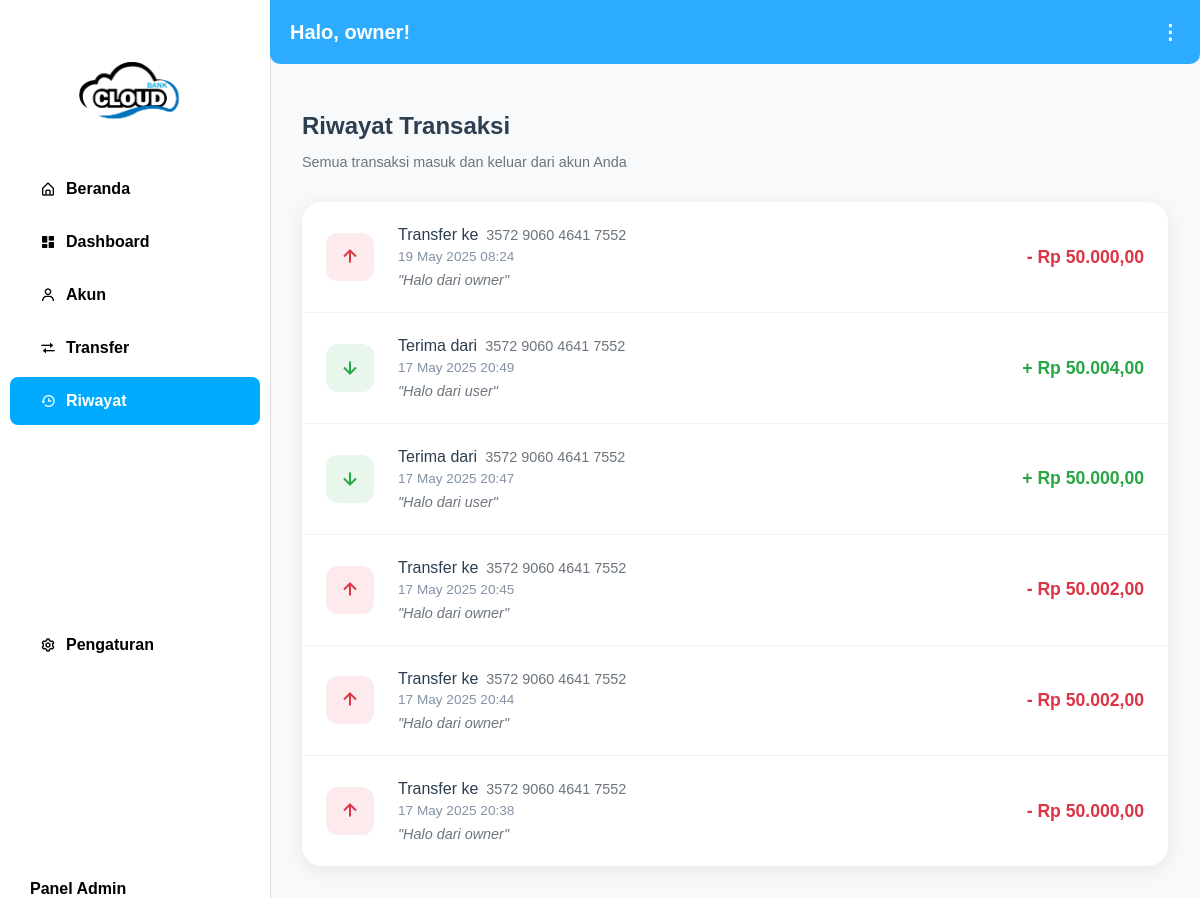
The page /history (signed in) on the database its author committed.
### models.py (models this page shows, shortened)
class User(UserMixin, db.Model):
    id           = db.Column(db.Integer, primary_key=True)
    acc_num      = db.Column(db.String(19), unique=True, nullable=False, default=generate_account_number)  # 16 digits + 3 spaces
    email        = db.Column(db.String(120), unique=True, nullable=False)
    username     = db.Column(db.String(80), unique=True, nullable=False)
    password     = db.Column(db.String(200), nullable=False)
    role         = db.Column(db.Enum(RoleEnum), default=RoleEnum.user, nullable=False)
    balance      = db.Column(db.Float, default=0)
    savings      = db.Column(db.Float, default=0)
    is_banned    = db.Column(db.Boolean, default=False)
    created_at   = db.Column(db.DateTime, nullable=False)
    ip_address   = db.Column(db.String(100))
    profile_photo = db.Column(db.String(200), default='default.png')  # Profile photo field
    promoted_by_id = db.Column(db.Integer, db.ForeignKey('user.id'), nullable=True)
    promoted_by = db.relationship('User', remote_side=[id], backref='promoted_users')
    admin_permissions = db.Column(db.String(500), default='')
    language = db.Column(db.String(5), default='id')  # 'id' for Indonesian, 'en' for English
    dark_mode = db.Column(db.Boolean, default=False)

class Transaction(db.Model):
    id           = db.Column(db.Integer, primary_key=True)
    sender_id    = db.Column(db.Integer, db.ForeignKey('user.id'), nullable=False)
    receiver_id  = db.Column(db.Integer, db.ForeignKey('user.id'), nullable=False)
    amount       = db.Column(db.Float, nullable=False)
    timestamp    = db.Column(db.DateTime, nullable=False)
    message      = db.Column(db.String(200), nullable=True)  # Adding message field
    sender       = db.relationship('User', foreign_keys=[sender_id], backref='sent_transactions')
    receiver     = db.relationship('User', foreign_keys=[receiver_id], backref='received_transactions')

### app.py (the view)
@app.route("/history")
@login_required
def history():
    txs = Transaction.query.filter(
        (Transaction.sender_id==current_user.id) |
        (Transaction.receiver_id==current_user.id)
    ).order_by(Transaction.timestamp.desc()).all()
    return render_template(
        "history.html",
        user=current_user,
        active_page="history",
        transactions=txs
    )

### app.py (called while the page is built)
@login_manager.user_loader
def load_user(uid):
    try:
        user = User.query.get(int(uid))
        if user:
            return user
    except ValueError:
        pass
    return User.query.filter_by(acc_num=uid).first()

### templates/history.html (shortened to what this page needs)
{% extends "layout.html" %}
{% block head %}
<link rel="stylesheet" href="{{ url_for('static', filename='css/dashboard.css') }}">
<link href='https://unpkg.com/boxicons@2.1.4/css/boxicons.min.css' rel='stylesheet'>
{% endblock %}
{% block content %}
<div class="history-wrapper">
    <div class="history-container">
        <div class="history-header">
            <h1 class="history-title">Riwayat Transaksi</h1>
            <p class="history-subtitle">Semua transaksi masuk dan keluar dari akun Anda</p>
        </div>
        <div class="transaction-list">
            {% if transactions %}
                {% for tx in transactions %}
                <div class="transaction-item">
                    <div class="transaction-icon {% if tx.sender_id==user.id %}sent{% else %}received{% endif %}">
                        <i class='bx {% if tx.sender_id==user.id %}bx-up-arrow-alt{% else %}bx-down-arrow-alt{% endif %}'></i>
                    </div>
                    <div class="transaction-info">
                        <div class="transaction-primary">
                            <span class="transaction-label">
                                {% if tx.sender_id==user.id %}
                                    Transfer ke
                                {% else %}
                                    Terima dari
                                {% endif %}
                            </span>
                            <span class="transaction-acc">
                                {% if tx.sender_id==user.id %}
                                    {{ tx.receiver.acc_num }}
                                {% else %}
                                    {{ tx.sender.acc_num }}
                                {% endif %}
                            </span>
                        </div>
                        <div class="transaction-date">
                            {{ tx.timestamp.strftime("%d %B %Y %H:%M") }}
                        </div>
                        {% if tx.message %}
                            <div class="transaction-message">
                                "{{ tx.message }}"
                            </div>
                        {% endif %}
                    </div>
                    <div class="transaction-amount {% if tx.sender_id==user.id %}sent{% else %}received{% endif %}">
                        {% if tx.sender_id==user.id %}-{% else %}+{% endif %}
                        Rp {{ "{:,.2f}".format(tx.amount).replace('.', '#').replace(',', '.').replace('#', ',') }}
                    </div>
                </div>
                {% endfor %}
            {% else %}
                <div class="empty-state">
                    <i class='bx bx-history'></i>
                    <p>Belum ada transaksi</p>
                </div>
            {% endif %}
        </div>
    </div>
</div>
{% endblock %}

### templates/layout.html (shortened to what this page needs)
<!DOCTYPE html>
<html lang="{{ user.language }}">
<head>
  <link rel="stylesheet" href="{{ url_for('static', filename='css/dashboard.css') }}">
  <link
  rel="stylesheet"
  href="https://cdnjs.cloudflare.com/ajax/libs/font-awesome/4.7.0/css/all.min.css"
  />
  <link href='https://unpkg.com/boxicons@2.1.4/css/boxicons.min.css' rel='stylesheet'>
  {% block head %}{% endblock %}
</head>
<body class="{% if user.dark_mode %}dark-mode{% endif %}">
  <div class="sidebar">
    <div>
      <img src="{{ url_for('static', filename='img/bank-awan[1].png') }}" alt="logo">
      <div class="sidebar-menu">
        <a href="{{ url_for('home') }}"
           class="{% if active_page=='home' %}active{% endif %}">
           <i class='bx bx-home-alt' ></i>
          {% if user.language == 'en' %}Home{% else %}Beranda{% endif %}
        </a>
        <a href="{{ url_for('dashboard') }}"
           class="{% if active_page=='dashboard' %}active{% endif %}">
           <i class='bx bxs-dashboard' ></i>
          Dashboard
        </a>
        <a href="{{ url_for('account') }}"
           class="{% if active_page=='account' %}active{% endif %}">
           <i class='bx bx-user'></i>
          {% if user.language == 'en' %}Account{% else %}Akun{% endif %}
        </a>
        <a href="{{ url_for('transfer') }}"
           class="{% if active_page=='transfer' %}active{% endif %}">
           <i class='bx bx-transfer' ></i>
          Transfer
        </a>
        <a href="{{ url_for('history') }}"
           class="{% if active_page=='history' %}active{% endif %}">
           <i class='bx bx-history' ></i>
          {% if user.language == 'en' %}History{% else %}Riwayat{% endif %}
        </a>
      </div>
    </div>
    <a href="{{ url_for('settings') }}"
       class="{% if active_page=='settings' %}active{% endif %}">
       <i class='bx bx-cog' ></i>
      {% if user.language == 'en' %}Settings{% else %}Pengaturan{% endif %}
    </a>
    {% if user.role in ['admin','owner'] %}
    <a href="{{ url_for('admin_panel') }}"
       class="{% if active_page=='admin' %}active{% endif %}">
      {% if user.language == 'en' %}Admin Panel{% else %}Panel Admin{% endif %}
    </a>
    {% endif %}
  </div>
  <div class="topbar">
    <span>{% if user.language == 'en' %}Hello{% else %}Halo{% endif %}, {{ user.username }}!</span>
    <div class="menu-dot" onclick="toggleDropdown()">
      ⋮
    </div>
  </div>
  <main class="content">
    {% block content %}{% endblock %}
  </main>
</body>
</html>

### static/css/dashboard.css (style rules this page uses)
body { margin: 0; font-family: Arial, sans-serif; background-color: #f7f7f7; }
.sidebar { width: 270px; background-color: #fff; position: fixed; height: 100%; border-right: 1px solid #ddd; padding-top: 20px; display: flex; flex-direction: column; justify-content: space-between; }
.sidebar img { width: 150px; height: auto; display: block; margin: 0 auto 20px; }
.sidebar-menu { flex: 1; }
.sidebar a { display: flex; align-items: center; padding: 15px 20px; text-decoration: none; color: #000; font-weight: bold; border-radius: 8px; margin: 5px 10px; transition: background 0.3s; }
.sidebar a i { margin-right: 10px; }
.sidebar a:hover, .sidebar a.active { background-color: #00aaff; color: white; }
.topbar { margin-left: 270px; background-color: #2dabff; color: white; padding: 20px; font-size: 20px; font-weight: bold; display: flex; justify-content: space-between; align-items: center; border-radius: 0 0 10px 10px; position: relative; }
.menu-dot { position: relative; cursor: pointer; }

### templates/history.html (style rules this page uses)
.history-wrapper { padding: 2rem; margin-left: 270px; background: #f8f9fa; min-height: calc(100vh - 60px); }
.history-container { max-width: 1000px; margin: 0 auto; }
.history-header { margin-bottom: 2rem; }
.history-title { font-size: 1.5rem; color: #2c3e50; font-weight: 600; margin-bottom: 0.5rem; }
.history-subtitle { color: #6c757d; font-size: 0.9rem; }
.transaction-list { background: white; border-radius: 20px; box-shadow: 0 4px 20px rgba(0,0,0,0.08); overflow: hidden; }
.transaction-item { padding: 1.5rem; border-bottom: 1px solid #eef2f7; display: grid; grid-template-columns: auto 1fr auto; gap: 1.5rem; align-items: center; transition: all 0.3s ease; }
.transaction-item:last-child { border-bottom: none; }
.transaction-icon { width: 48px; height: 48px; border-radius: 12px; display: flex; align-items: center; justify-content: center; font-size: 1.5rem; }
.transaction-icon.sent { background: rgba(220, 53, 69, 0.1); color: #dc3545; }
.transaction-icon.received { background: rgba(40, 167, 69, 0.1); color: #28a745; }
.transaction-info { display: flex; flex-direction: column; gap: 0.3rem; }
.transaction-primary { display: flex; align-items: center; gap: 0.5rem; }
.transaction-label { font-weight: 500; color: #2c3e50; }
.transaction-acc { color: #6c757d; font-size: 0.9rem; }
.transaction-date { color: #8392a5; font-size: 0.85rem; }
.transaction-message { margin-top: 0.2rem; color: #6c757d; font-size: 0.9rem; font-style: italic; }
.transaction-amount { font-weight: 600; font-size: 1.1rem; text-align: right; }
.transaction-amount.sent { color: #dc3545; }
.transaction-amount.received { color: #28a745; }

### rows shown on the page
User: username "owner"
Transaction: shows "Transfer ke", receiver.acc_num "3572 9060 4641 7552", timestamp "19 May 2025 08:24", message "Halo dari owner", amount "50.000,00"
Transaction: shows "Terima dari", sender.acc_num "3572 9060 4641 7552", timestamp "17 May 2025 20:49", message "Halo dari user", amount "50.004,00"
Transaction: shows "Terima dari", sender.acc_num "3572 9060 4641 7552", timestamp "17 May 2025 20:47", message "Halo dari user", amount "50.000,00"
Transaction: shows "Transfer ke", receiver.acc_num "3572 9060 4641 7552", timestamp "17 May 2025 20:45", message "Halo dari owner", amount "50.002,00"
Transaction: shows "Transfer ke", receiver.acc_num "3572 9060 4641 7552", timestamp "17 May 2025 20:44", message "Halo dari owner", amount "50.002,00"
Transaction: shows "Transfer ke", receiver.acc_num "3572 9060 4641 7552", timestamp "17 May 2025 20:38", message "Halo dari owner", amount "50.000,00"
